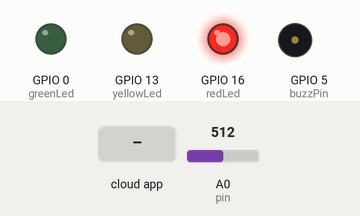
Recording of a sketch running on a simulated ESP8266 (NodeMCU). Parts: output pins drawn as LEDs (lit = HIGH), buzzer (waves = sounding, pin HIGH). The test bench sets the inputs (shaded band); at power-on: A0 (pin) = 512. WiFi joins after 1.5 s; servers stay silent unless stated; the Firebase database answers and starts empty; what the sketch prints to the serial monitor is not drawn.

Above: at 3.8 s.
3.9 s: the phone or cloud app sets power to 1
At 6.1 s:
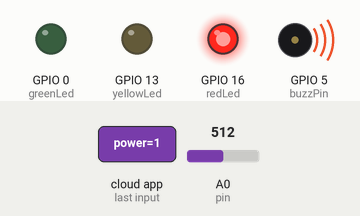
8.6 s: A0 (pin) set to 338
11.0 s: A0 (pin) set to 320
At 12.6 s:
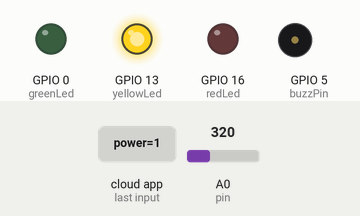
15.7 s: A0 (pin) set to 106
18.0 s: A0 (pin) set to 92
At 19.0 s:
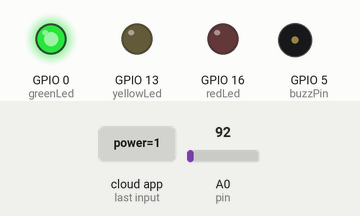
19.8 s: A0 (pin) set to 110
At 21.3 s:
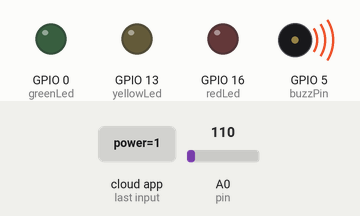
Timing chart, 0 to 25.5 s (numbered marks = the images above; inputs shaded):
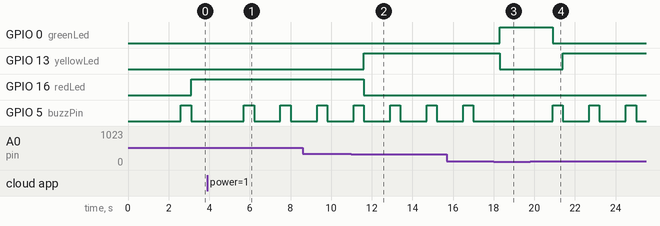

The sketch:

poplava.ino
```cpp
#include <ESP8266WiFi.h>
#include <FirebaseArduino.h>

// Set these to run example.
#define FIREBASE_HOST "flood-d74b7-default-rtdb.europe-west1.firebasedatabase.app"
#define FIREBASE_AUTH "p6eyzRc5Fvq7J6me4tharFiM3l3stkc7AbcV3UWp"

#define WIFI_SSID "iPhone"
#define WIFI_PASSWORD "12345678"

#define redLed 16
#define yellowLed 13
#define greenLed 0
#define buzzPin 5


int pin = A0;
int sensorValue = 0;
bool buzzerPower = true;
//int buzzPin = 14;

void setup() {
  // put your setup code here, to run once:
   Serial.begin(9600);
  WiFi.begin(WIFI_SSID, WIFI_PASSWORD);
  while(WiFi.status() != WL_CONNECTED){
    Serial.print("..");
    delay(200);
  }
  Serial.println();
  Serial.println("NodeMCU is Connected!");
  Serial.println(WiFi.localIP());


  Firebase.begin(FIREBASE_HOST, FIREBASE_AUTH);

  pinMode(buzzPin, OUTPUT);
  pinMode(redLed, OUTPUT);
  pinMode(yellowLed, OUTPUT);
  pinMode(greenLed, OUTPUT);

  delay(1000);
}

void loop() {
  // put your main code here, to run repeatedly:

  sensorValue = analogRead(pin);
  String waterMsg = CheckWaterLevel(sensorValue);

  Serial.println(sensorValue);

  Firebase.setString("flood", waterMsg);
   if (Firebase.failed()) {
      Serial.print("setting /number failed:");
      Serial.println(Firebase.error());
  }

  buzzerPower = Firebase.getBool("power");
  delay(1000);

}

String CheckWaterLevel(int level) {
 String msg = "No flood";


 if(level >= 100) {
   digitalWrite(greenLed, LOW);
    Buzz();

    if (level > 100 && level <= 300) {
      msg = "Water level: low";
      digitalWrite(yellowLed, HIGH);
      digitalWrite(redLed, LOW);
    }
    else if( level > 300 && level <= 330) {
      msg = "Water level: medium";
       digitalWrite(yellowLed, HIGH);
      digitalWrite(redLed, LOW);
    }
    else if (level > 330) {
      msg = "Water level: high";
       digitalWrite(yellowLed, LOW);
      digitalWrite(redLed, HIGH);
    }

 } else {
    digitalWrite(greenLed, HIGH);
    digitalWrite(yellowLed, LOW);
    digitalWrite(redLed, LOW);
  }
  return msg;
}

void Buzz() {
  if(buzzerPower) {
    digitalWrite(buzzPin, HIGH);
    delay(500);
    digitalWrite(buzzPin, LOW);
  }
}
```

Measured:
- the behaviour switches between 331 and 330 on A0 (pin) (found by bisection; images 1 and 2)
- the behaviour switches between 100 and 99 on A0 (pin) (found by bisection; images 2 and 3)
- after the input at 3.9 s, GPIO 5 (buzzPin): alternates HIGH for 0.50 s and LOW for 1.3 s, starting after 1.8 s
- after the input at 11.0 s, GPIO 13 (yellowLed): LOW → HIGH after 0.61 s; GPIO 16 (redLed): HIGH → LOW after 0.61 s
- after the input at 18.0 s, GPIO 0 (greenLed): LOW → HIGH after 0.31 s; GPIO 13 (yellowLed): HIGH → LOW after 0.31 s; GPIO 5 (buzzPin): stays LOW (without the input it goes to HIGH after 0.31 s)
- after the input at 19.8 s, GPIO 0 (greenLed): HIGH → LOW after 1.1 s; GPIO 13 (yellowLed): LOW → HIGH after 1.6 s; GPIO 5 (buzzPin): alternates HIGH for 0.50 s and LOW for 1.3 s, starting after 1.1 s
